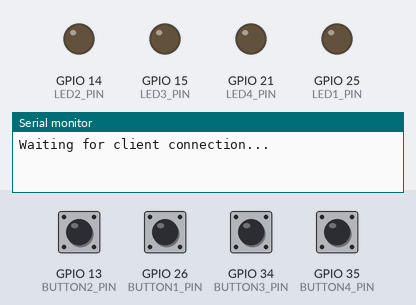
Bench run of a sketch on a simulated ESP32. Shown: output pins drawn as LEDs (lit = HIGH), the last lines printed to the serial monitor. The test bench sets the inputs (shaded band); at power-on: GPIO 13 (BUTTON2_PIN), GPIO 26 (BUTTON1_PIN), GPIO 34 (BUTTON3_PIN), GPIO 35 (BUTTON4_PIN) HIGH. Nothing arrives over Bluetooth unless stated; a phone connects over Bluetooth LE 3 s after start.

Above: at 1.2 s.
1.3 s: GPIO 13 (BUTTON2_PIN) pulled LOW for 0.15 s
At 1.38 s:
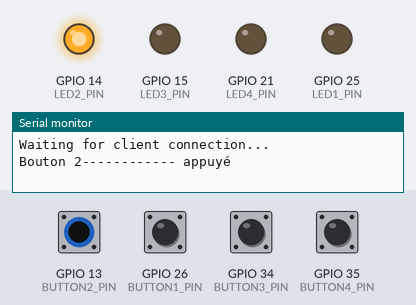
2.9 s: GPIO 26 (BUTTON1_PIN) pulled LOW for 0.15 s
At 2.98 s:
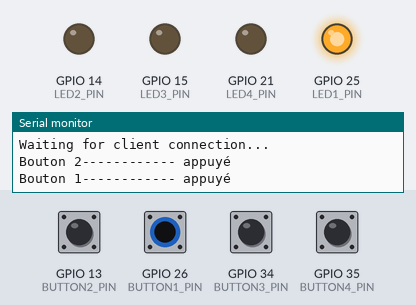
4.5 s: GPIO 34 (BUTTON3_PIN) pulled LOW for 0.15 s
At 4.58 s:
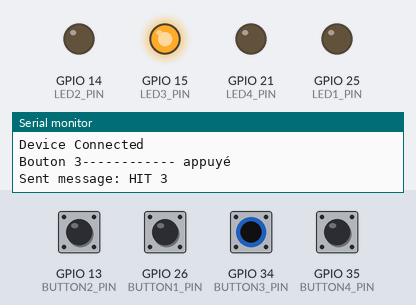
6.1 s: GPIO 35 (BUTTON4_PIN) pulled LOW for 0.15 s
At 6.18 s:
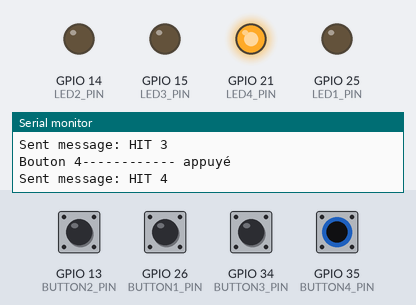
9.2 s: GPIO 13 (BUTTON2_PIN) driven LOW and GPIO 26 (BUTTON1_PIN) driven LOW
At 9.6 s:
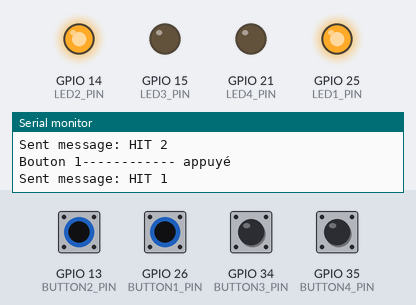
Timing chart, 0 to 11.7 s (numbered marks = the images above; inputs shaded):
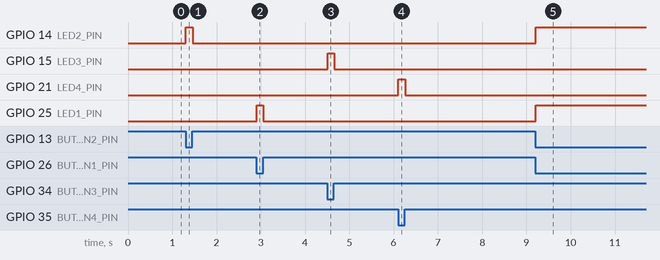

Measured:
- after the input at 1.3 s, GPIO 14 (LED2_PIN): LOW → HIGH at once, → LOW 0.15 s later
- after the input at 2.9 s, GPIO 25 (LED1_PIN): LOW → HIGH at once, → LOW 0.15 s later
- after the input at 4.5 s, GPIO 15 (LED3_PIN): LOW → HIGH at once, → LOW 0.15 s later
- after the input at 6.1 s, GPIO 21 (LED4_PIN): LOW → HIGH at once, → LOW 0.15 s later
- after the input at 9.2 s, GPIO 14 (LED2_PIN), GPIO 25 (LED1_PIN): LOW → HIGH at once

The sketch:

player1.ino
```cpp
#include <BLEDevice.h>
#include <BLEServer.h>
#include <BLEUtils.h>
#include <BLE2902.h>
#include "minHeap.hpp"
#include "esp_timer.h"

/*const int ledInputPins[4] = {26, 13, 34, 35};
const int buttonOutputPins[4] = {25, 14, 15, 21};*/
//--------------------------------------------------------------- PIN

#define BUTTON1_PIN  26
#define LED1_PIN     25
#define BUTTON2_PIN  13
#define LED2_PIN     14
#define BUTTON3_PIN  34
#define LED3_PIN     15
#define BUTTON4_PIN  35
#define LED4_PIN     21

minHeap arrowsColumns[4]; // Arrow arrival times
//--------------------------------------------------------------- BLE
BLEServer* pServer = NULL;
BLECharacteristic* txCharacteristic = NULL; // Transmit characteristic
BLECharacteristic* rxCharacteristic = NULL; // Receive characteristic
bool deviceConnected = false;
bool oldDeviceConnected = false;
uint32_t value = 0;

const int ledPin = 2; // Use the appropriate GPIO pin for your setup

#define ESP_UUID "19b10000-e8f2-537e-4f6c-d104768a1214"
#define TX_UUID "19b10001-e8f2-537e-4f6c-d104768a1214" // Send data
#define RX_UUID "19b10002-e8f2-537e-4f6c-d104768a1214" // Receive data

class MyServerCallbacks: public BLEServerCallbacks {
  void onConnect(BLEServer* pServer) override {
    deviceConnected = true;
  };

  void onDisconnect(BLEServer* pServer) override {
    deviceConnected = false;
  }
};

// Callback class to handle received messages on RX_UUID
class MyCharacteristicCallbacks : public BLECharacteristicCallbacks {
  void onWrite(BLECharacteristic* rxCharacteristic) override {
    uint8_t* receivedBytes = (uint8_t*)rxCharacteristic->getData(); // Get raw byte array
    size_t length = rxCharacteristic->getLength(); // Get data length

    if (length % 4 != 0) {
      Serial.println("Error: Received data length is not a multiple of 4!");
      return;
    }

    Serial.print("Received ");
    Serial.print(length / 4);
    Serial.println(" float values:");
    int column;
    for (size_t i = 0; i < length; i += 4) {
      float value;
      memcpy(&value, receivedBytes + i, sizeof(float)); // Convert 4 bytes to float

      if(i == 0){//this indicates the column!!
        column = (int)value;
      }else{//this represents an arrow!
        arrowsColumns[column].insert(value);
      }

      Serial.println(value, 6); // Print float with 6 decimal places
    }
  }
};

// Function to send messages using TX_UUID
void sendMessage(const char* message) {
  if (deviceConnected) {
    txCharacteristic->setValue(message);
    txCharacteristic->notify();
    Serial.print("Sent message: ");
    Serial.println(message);
  }
}

/*
void IRAM_ATTR ButtonEvent() {
  Serial.println("INTERRUPT WAS TRIGGERED!");
  Serial.println("bouuuuuu debut");
  for(int i=0; i<4; i++){
    Serial.println("dans le for " + i );
    int buttonState = digitalRead(buttonOutputPins[i]);
    if(buttonState == 0){ //button pressed
      Serial.println("bouuuuuu   0 ");
    /*

      int64_t esp_time = esp_timer_get_time();
      float reactionTime = float(esp_time);
      float arrowTime = arrowsColumns[i].extractMin();

      if(abs(reactionTime - arrowTime) < 2 || true){
        String message = "HIT " + String(i) + " " + String(arrowTime) + " " + String(reactionTime);
        sendMessage(message.c_str());//arrow has been popped from heap! we send message and move on!
        Serial.println(message);
      }else{
        arrowsColumns[i].insert(arrowTime); //insert time back into minHeap
      }

      digitalWrite(ledInputPins[i], HIGH);
    }else{
      Serial.println("bouuuuuu   else ");
      digitalWrite(ledInputPins[i], LOW);
    }
  }
}*/
//--------------------------------------------------------------- INTERRUPT
void IRAM_ATTR handleButton1() {
    Serial.println("Bouton 1------------ appuyé");
    sendMessage("HIT 1");
}
void IRAM_ATTR handleButton2() {
    Serial.println("Bouton 2------------ appuyé");
    sendMessage("HIT 2");
}
void IRAM_ATTR handleButton3() {
    Serial.println("Bouton 3------------ appuyé");
    sendMessage("HIT 3");
}
void IRAM_ATTR handleButton4() {
    Serial.println("Bouton 4------------ appuyé");
    sendMessage("HIT 4");
}

//--------------------------------------------------------------- SETUP

void setup() {
  Serial.begin(115200);

  /*for(int i=0; i<4; i++){
    pinMode(ledInputPins[i], OUTPUT);
    pinMode(buttonOutputPins[i], INPUT_PULLUP);
    attachInterrupt(buttonOutputPins[i], ButtonEvent, FALLING);
  }*/
  pinMode(LED1_PIN, OUTPUT);
  pinMode(LED2_PIN, OUTPUT);
  pinMode(LED3_PIN, OUTPUT);
  pinMode(LED4_PIN, OUTPUT);

  pinMode(BUTTON1_PIN, INPUT_PULLUP);
  pinMode(BUTTON2_PIN, INPUT_PULLUP);
  pinMode(BUTTON3_PIN, INPUT_PULLUP);
  pinMode(BUTTON4_PIN, INPUT_PULLUP);

  attachInterrupt(digitalPinToInterrupt(BUTTON1_PIN), handleButton1, FALLING);
  attachInterrupt(digitalPinToInterrupt(BUTTON2_PIN), handleButton2, FALLING);
  attachInterrupt(digitalPinToInterrupt(BUTTON3_PIN), handleButton3, FALLING);
  attachInterrupt(digitalPinToInterrupt(BUTTON4_PIN), handleButton4, FALLING);


  BLEDevice::init("STEPMANIAplayer1");
  pServer = BLEDevice::createServer();
  pServer->setCallbacks(new MyServerCallbacks());
  BLEService *pService = pServer->createService(ESP_UUID);

  // Create a BLE Characteristic for TX
  txCharacteristic = pService->createCharacteristic(
                      TX_UUID,
                      BLECharacteristic::PROPERTY_READ   |
                      BLECharacteristic::PROPERTY_NOTIFY
                    );

  // Create a BLE Characteristic for RX
  rxCharacteristic = pService->createCharacteristic(
                      RX_UUID,
                      BLECharacteristic::PROPERTY_WRITE
                    );

  // Register callback for RX_UUID
  rxCharacteristic->setCallbacks(new MyCharacteristicCallbacks());

  // Add descriptors
  txCharacteristic->addDescriptor(new BLE2902());
  rxCharacteristic->addDescriptor(new BLE2902());

  // Start the service
  pService->start();

  // Start advertising
  BLEAdvertising *pAdvertising = BLEDevice::getAdvertising();
  pAdvertising->addServiceUUID(ESP_UUID);
  pAdvertising->setScanResponse(false);
  pAdvertising->setMinPreferred(0x0);
  BLEDevice::startAdvertising();
  Serial.println("Waiting for client connection...");
}

void loop() {
  // Handle connection status
  if (!deviceConnected && oldDeviceConnected) {
    Serial.println("Device disconnected.");
    delay(500);
    pServer->startAdvertising();
    Serial.println("Start advertising");
    oldDeviceConnected = deviceConnected;
  }
  if (deviceConnected && !oldDeviceConnected) {
    oldDeviceConnected = deviceConnected;
    Serial.println("Device Connected");
  }


  if (digitalRead(BUTTON1_PIN) == LOW) {
      digitalWrite(LED1_PIN, HIGH);  // Allumer la LED
  } else {
      digitalWrite(LED1_PIN, LOW);   // Éteindre la LED
  }
  if (digitalRead(BUTTON2_PIN) == LOW) {
      digitalWrite(LED2_PIN, HIGH);  // Allumer la LED
  } else {
      digitalWrite(LED2_PIN, LOW);   // Éteindre la LED
  }
  if (digitalRead(BUTTON3_PIN) == LOW) {
      digitalWrite(LED3_PIN, HIGH);  // Allumer la LED
  } else {
      digitalWrite(LED3_PIN, LOW);   // Éteindre la LED
  }

  if (digitalRead(BUTTON4_PIN) == LOW) {
      digitalWrite(LED4_PIN, HIGH);  // Allumer la LED
  } else {
      digitalWrite(LED4_PIN, LOW);   // Éteindre la LED
  }

  delay(10);

}
```

minHeap.hpp
```cpp
#ifndef MINHEAP_HPP
#define MINHEAP_HPP

#include <vector>
#include <algorithm>

// Define the structure for the MinHeap
typedef struct minHeap {
    std::vector<float> heap;  // Vector to store heap elements

    // Helper function to maintain the heap property after insertion
    void heapifyUp(int index) {
        while (index > 0) {
            int parent = (index - 1) / 2;
            if (heap[parent] <= heap[index]) break;
            std::swap(heap[parent], heap[index]);
            index = parent;
        }
    }

    // Helper function to maintain the heap property after extraction
    void heapifyDown(int index) {
        int leftChild, rightChild, smallest;

        while (2 * index + 1 < heap.size()) {
            leftChild = 2 * index + 1;
            rightChild = 2 * index + 2;
            smallest = index;

            if (leftChild < heap.size() && heap[leftChild] < heap[smallest]) {
                smallest = leftChild;
            }
            if (rightChild < heap.size() && heap[rightChild] < heap[smallest]) {
                smallest = rightChild;
            }

            if (smallest == index) break;

            std::swap(heap[index], heap[smallest]);
            index = smallest;
        }
    }

    // Constructor
    minHeap() {}

    // Function to insert a new element into the heap, avoiding duplicates
    void insert(float value) {
        // Check for duplicates
        if (std::find(heap.begin(), heap.end(), value) != heap.end()) {
            return; // Value is already in the heap, so we don't insert it
        }

        // Add the new value to the heap (at the end)
        heap.push_back(value);
        int index = heap.size() - 1;
        heapifyUp(index);  // Restore heap property by moving the value up
    }

    // Function to extract the minimum element (root) from the heap
    float extractMin() {
        if (heap.empty()) {
            return -1;
        }

        // The minimum element is at the root
        float minValue = heap[0];

        // Replace the root with the last element
        heap[0] = heap.back();
        heap.pop_back();

        // Restore the heap property by moving the new root down
        heapifyDown(0);

        return minValue;
    }

    // Function to get the minimum element without extracting it
    float getMin() const {
        if (heap.empty()) {
            return -1;  // or throw an exception
        }
        return heap[0];
    }

    // Function to print the heap
    void printHeap() const {
        for (float value : heap) {
            Serial.print(value);
            Serial.print(" ");
        }
        Serial.println();
    }

    // Function to check if the heap is empty
    bool isEmpty() const {
        return heap.empty();
    }

    // Function to get the size of the heap
    size_t size() const {
        return heap.size();
    }

} minHeap;

#endif // MINHEAP_HPP
```
